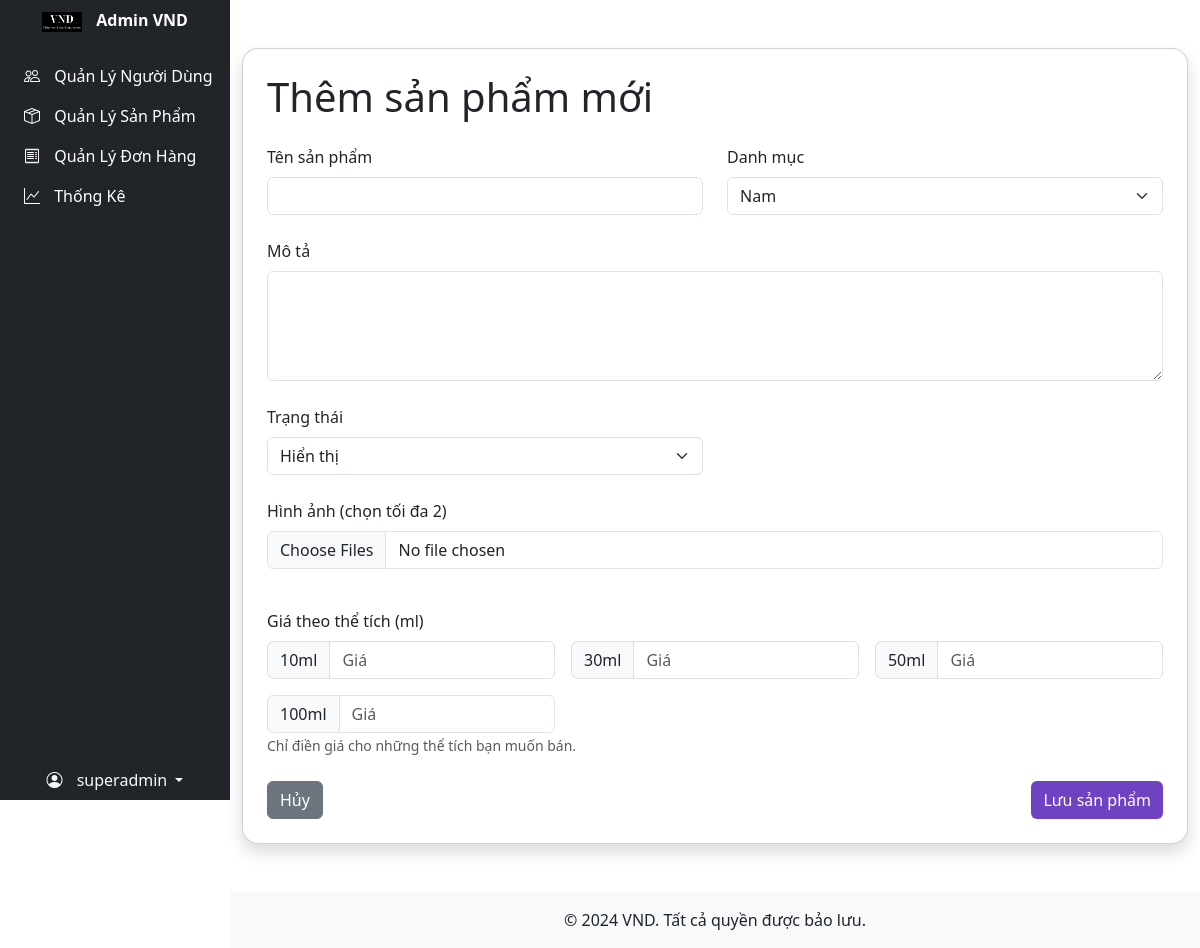
/Admin/add-product.php (signed in), run on the app's committed database.
### tables this page shows
CREATE TABLE `volume` (
  `id` int NOT NULL,
  `value` int NOT NULL
);

### Admin/add-product.php (the view, shortened to what this page needs)
<?php
include 'includes/header.php';
require_once dirname( __FILE__ ) . '/../config/db.php';
$volumeQuery = $conn->query("SELECT * FROM volume ORDER BY value ASC");
$volumes = $volumeQuery->fetch_all(MYSQLI_ASSOC);
$categoryQuery = $conn->query("SELECT * FROM category ORDER BY id ASC");
$categories = $categoryQuery->fetch_all(MYSQLI_ASSOC);
?>
<div class="container py-5">
    <div class="card shadow rounded-4">
        <div class="card-body p-4">
            <h1 class="mb-4">Thêm sản phẩm mới</h1>
            <form action="save-product.php" method="POST" enctype="multipart/form-data">
                <div class="row g-4">
                    <div class="col-md-6">
                        <label class="form-label">Tên sản phẩm</label>
                        <input type="text" name="product_name" class="form-control" required>
                    </div>
                    <div class="col-md-6">
                        <div class="">
                            <label class="form-label">Danh mục</label>
                            <select name="category_id" class="form-select">
                                <?php foreach($categories as $category) {
                                    $selected = $category['id'] == $product['category_id'] ? 'selected': '';
                                    echo ' <option '.$selected.' value="' .  $category['id'] .'">' . $category['name']. '</option>';
                                } ?>
                            </select>
                        </div>
                    </div>
                    <div class="col-md-12">
                        <label class="form-label">Mô tả</label>
                        <textarea name="product_about" class="form-control" rows="4"></textarea>
                    </div>
                    <div class="col-md-6">
                        <label class="form-label">Trạng thái</label>
                        <select name="status" class="form-select" required>
                            <option value="active">Hiển thị</option>
                        </select>
                    </div>
                    <div class="col-md-12">
                        <label class="form-label">Hình ảnh (chọn tối đa 2)</label>
                        <input type="file" name="product_images[]" class="form-control" multiple accept="image/*" onchange="previewImages(event)">
                    </div>
                    <div class="col-md-12">
                        <label class="form-label">Giá theo thể tích (ml)</label>
                        <div class="row g-3">
                            <?php foreach ($volumes as $volume): ?>
                                <div class="col-md-4">
                                    <div class="input-group">
                                        <span class="input-group-text"><?= $volume['value'] ?>ml</span>
                                        <input type="number" name="volume_price[<?= $volume['id'] ?>]" class="form-control" placeholder="Giá" min="0">
                                    </div>
                                </div>
                            <?php endforeach; ?>
                        </div>
                        <small class="text-muted">Chỉ điền giá cho những thể tích bạn muốn bán.</small>
                    </div>
                    <div class="col-12 d-flex justify-content-between">
                        <a href="product-management.php" class="btn btn-secondary">Hủy</a>
                        <button type="submit" class="btn btn-accent">Lưu sản phẩm</button>
                    </div>
                </div>
            </form>
        </div>
    </div>
</div>
<?php include 'includes/footer.php'; ?>

### Admin/CSS/user-management.css (style rules this page uses)
body { font-family: 'Poppins', sans-serif; background-color: #ffffff; color: #333; min-height: 100vh; display: flex; flex-direction: column; }
html, body { height: 100%; }
h1 { color: #111; font-weight: bold; }
.btn-accent { background-color: #6f42c1 !important; color: #fff !important; border: none !important; }

### Admin/includes/header.php (style rules this page uses)
body { overflow-x: hidden; }
body.sidebar-open { padding-left: 230px; transition: padding-left 0.3s ease; }

### data on the page
volume: value "10"
volume: value "30"
volume: value "50"
volume: value "100"

### other printed values
$_SESSION['username'] "superadmin"
form field category_id "Nam"
